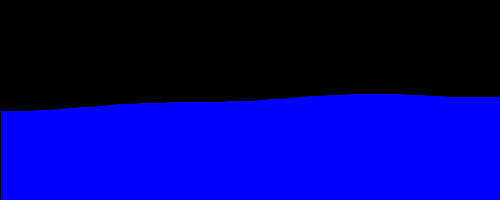
Frame 1 (no input)
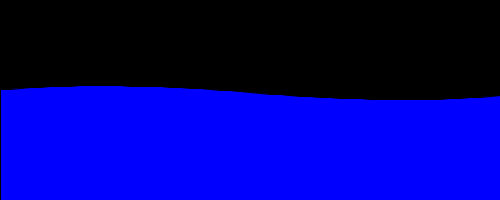
Frame 60 (the mouse pressed at the canvas centre just before this capture)
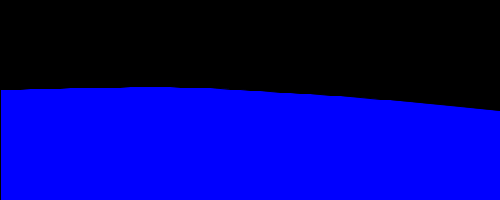
Frame 120 (the mouse held since frame 60 and released just before this capture)

The Processing sketch that drew these frames (run headless with seeded random() and noise(); from frame 60 on, the mouse is pressed at the canvas centre):

// Processing sketch: ex07_project_01
// ── ex07_project_01.pde
// noise() 함수를 사용하여 파도 형태의 랜덤 파형 만들기

float tt = 0.0;

void setup() {
  size(500, 200);
}

void draw() {
  background(0);
  float t = tt;
  fill(0, 0, 255);
  beginShape();
  vertex(0, height);
  for (float x = 0; x <= width; x += 10) {
    float y = 50 + 100 * noise(t);
    vertex(x, y);
    t += 0.01;
  }
  vertex(width, height);
  endShape();
  tt += 0.01;
}
